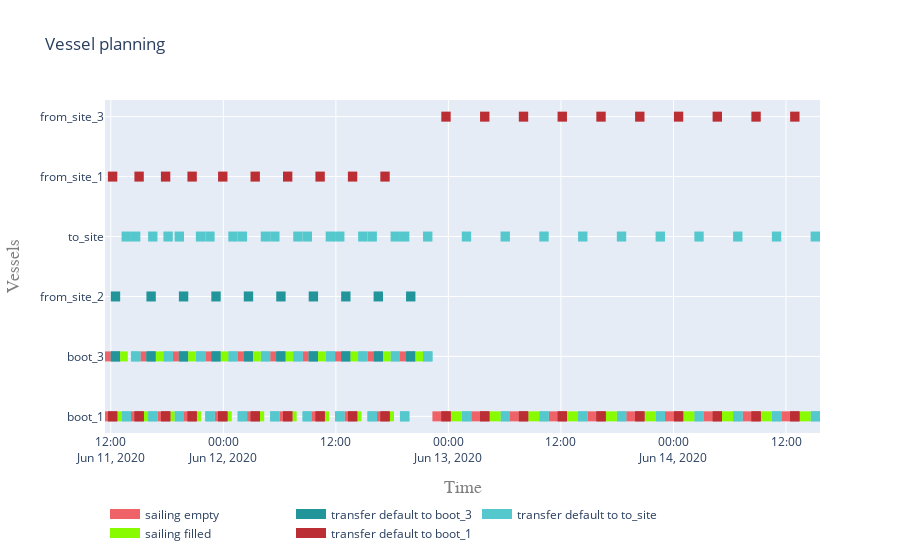

The notebook cell this image was saved under:
### Code cell
objects = list(sim.vessels)
objects.extend(sim.locations)


activities = []
for obj in objects:
    activities.extend(set(obj.log["Message"]))

activities = list(set(activities))

vessel_planning(objects, activities)

### Figure 1 — Plotly figure (JSON) as saved in the notebook; plotly's stock layout.template omitted (floating-point values rounded to 4 significant figures; data arrays with more than 128 entries replaced by an {"elided": "..."} marker saying what was removed)
{"data": [{"connectgaps": false, "hoverinfo": "y+name", "line": {"color": "rgb(239,98,103)", "width": 10}, "mode": "lines", "name": "sailing empty", "type": "scatter", "x": {"elided": "150 str values"}, "y": {"elided": "150 str values"}}, {"connectgaps": false, "hoverinfo": "y+name", "line": {"color": "rgb(34,149,154)", "width": 10}, "mode": "lines", "name": "transfer default to boot_3", "type": "scatter", "x": {"elided": "150 str values"}, "y": {"elided": "150 str values"}}, {"connectgaps": false, "hoverinfo": "y+name", "line": {"color": "rgb(85,200,205)", "width": 10}, "mode": "lines", "name": "transfer default to to_site", "type": "scatter", "x": {"elided": "450 str values"}, "y": {"elided": "450 str values"}}, {"connectgaps": false, "hoverinfo": "y+name", "line": {"color": "rgb(136,251,0)", "width": 10}, "mode": "lines", "name": "sailing filled", "type": "scatter", "x": {"elided": "150 str values"}, "y": {"elided": "150 str values"}}, {"connectgaps": false, "hoverinfo": "y+name", "line": {"color": "rgb(187,46,51)", "width": 10}, "mode": "lines", "name": "transfer default to boot_1", "type": "scatter", "x": {"elided": "300 str values"}, "y": {"elided": "300 str values"}}], "layout": {"hovermode": "closest", "legend": {"orientation": "h", "x": 0, "y": -0.2}, "title": {"text": "Vessel planning"}, "xaxis": {"range": ["2020-06-11T11:22:59", "2020-06-14T15:37:30.429275"], "title": {"font": {"color": "#7f7f7f", "family": "Courier New, monospace", "size": 18}, "text": "Time"}}, "yaxis": {"title": {"font": {"color": "#7f7f7f", "family": "Courier New, monospace", "size": 18}, "text": "Vessels"}}}}
